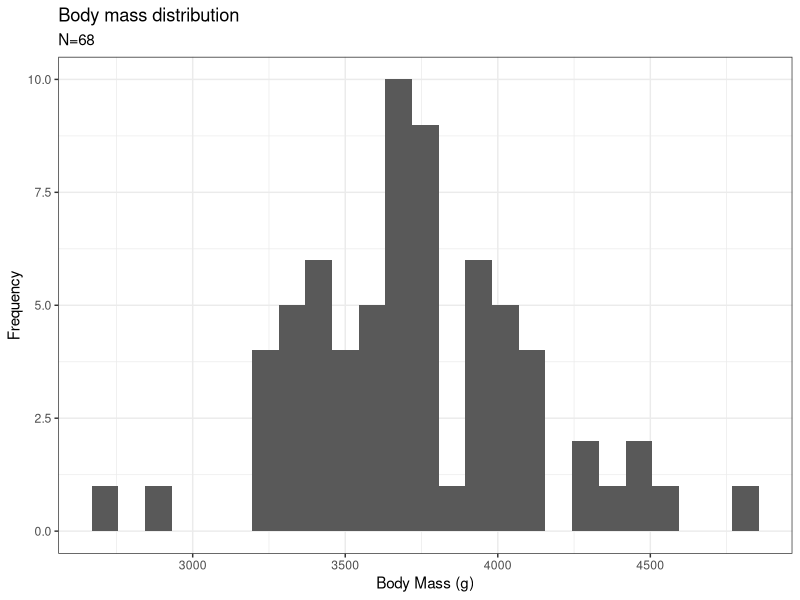
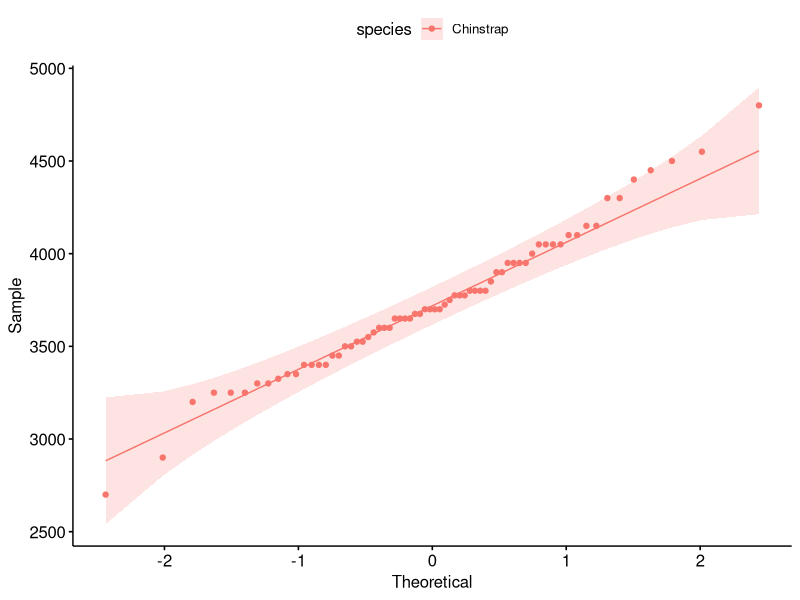
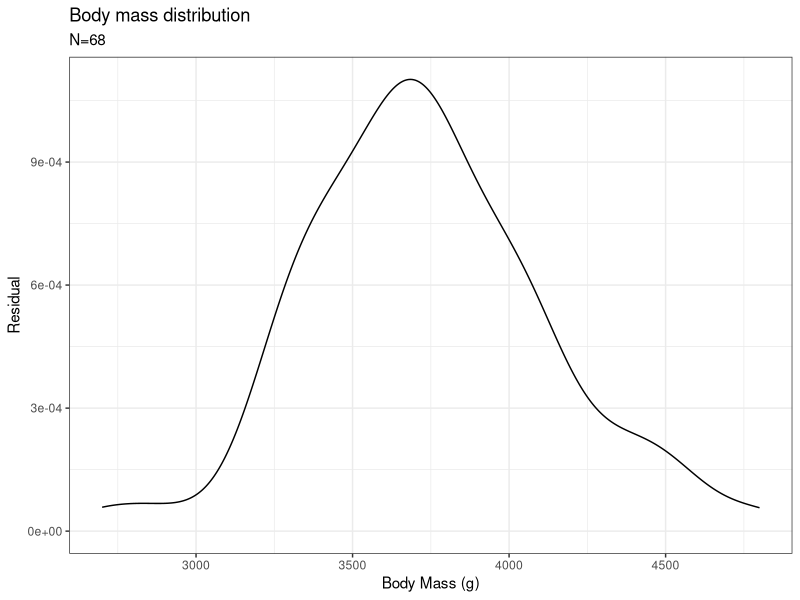

Reproduce these figures in R, in order.
## ---- chunk 1
#| include: false
paged_print <- function(x, options) {
  knitr::asis_output(
    rmarkdown:::paged_table_html(x, options = attr(
      x,
      "options"
    )),
    meta = list(dependencies = rmarkdown::html_dependency_pagedtable())
  )
}

registerS3method(
  "knit_print", "data.frame", paged_print,
  envir = asNamespace("knitr")
)
## ---- chunk 2
#install.packages("palmerpenguins")
#install.packages("tidyverse")
#install.packages("ggpubr")

library(palmerpenguins)
library(tidyverse)
library(ggpubr)

penguins %>% filter(species == "Chinstrap") %>% ggplot(aes(x = body_mass_g)) + 
  xlab("Body Mass (g)") + ylab("Frequency") + ggtitle("Body mass distribution") + 
   geom_histogram(bins = 25) + 
  labs(subtitle = paste0("N=",penguins %>% filter(species == "Chinstrap") %>% nrow())) +
  theme_bw()
## ---- chunk 3
#install.packages("palmerpenguins")
#install.packages("tidyverse")
#install.packages("ggpubr")

library(palmerpenguins)
library(tidyverse)
library(ggpubr)

penguins %>% filter(species == "Chinstrap") %>% 
  ggqqplot(x = "body_mass_g", color = "species")
## ---- chunk 4
#install.packages("palmerpenguins")
#install.packages("tidyverse")
#install.packages("ggpubr")

library(palmerpenguins)
library(tidyverse)
library(ggpubr)

penguins %>% filter(species == "Chinstrap") %>% ggplot(aes(x = body_mass_g)) + 
  xlab("Body Mass (g)") + ylab("Residual") + ggtitle("Body mass distribution") + 
   geom_density() + 
  labs(subtitle = paste0("N=",penguins %>% filter(species == "Chinstrap") %>% nrow())) +
  theme_bw()
## ---- chunk 5
pen_chin <- penguins %>% filter(species == "Chinstrap")
shapiro.test(pen_chin$body_mass_g)
## ---- chunk 6
set.seed(123)

x <- rnorm(50)

ks.test(x,"pnorm")
## ---- chunk 7
pen_gen <- penguins %>% filter(species=="Gentoo")
# one sample t-test
t.test(pen_gen$body_mass_g, mu = 4500)
## ---- chunk 8
pen_gen <- penguins %>% filter(species=="Gentoo")
pen_chin <- penguins %>% filter(species=="Chinstrap")
# two sample t-test
t.test(pen_gen$body_mass_g, pen_chin$body_mass_g, var.equal = T)
## ---- chunk 9
pen_gen <- penguins %>% filter(species=="Gentoo")
pen_chin <- penguins %>% filter(species=="Chinstrap")
# welsh's t-test
t.test(pen_gen$body_mass_g, pen_chin$body_mass_g)
## ---- chunk 10
pen_gen <- penguins %>% filter(species=="Gentoo")
# paired t-test
t.test(pen_gen$bill_length_mm, pen_gen$bill_depth_mm, paired = T)
## ---- chunk 11
#| echo: false
Sys.time()
